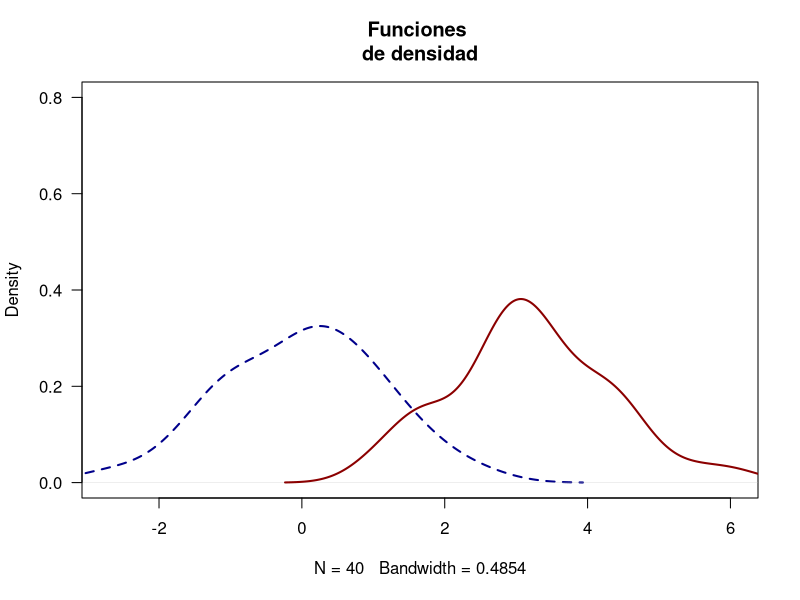
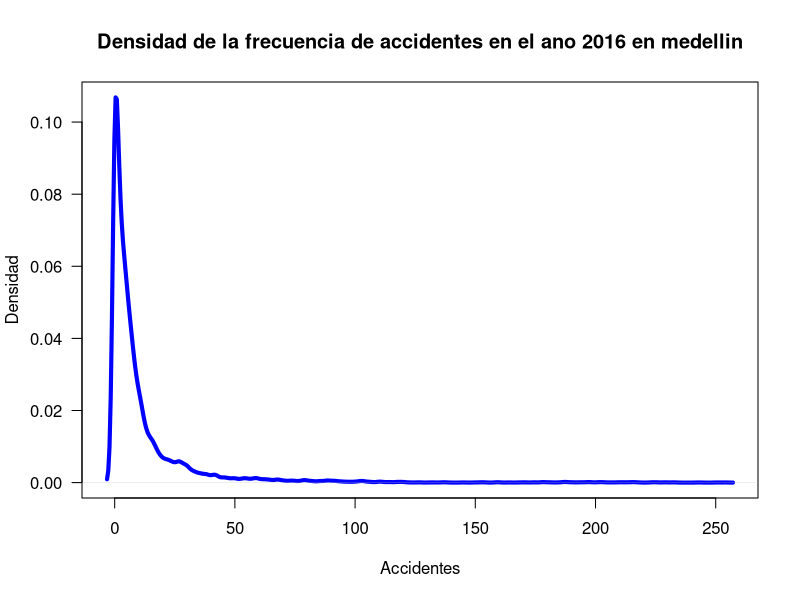

Write the R code that produced these figures, in order.
## ---- chunk 1
var1 <- rnorm(40,mean=0,sd=1)
var2 <- rnorm(40,mean=3,sd=1)


plot(density(var1),xlim=c(min(var1),max(var2)),ylim=c(0,0.8),lty=2,lwd=2,col="darkblue",main="Funciones 
de densidad", las= 1)
lines(density(var2),lwd=2,col="darkred")
## ---- chunk 2

datos<- read.csv("Accidentalidad_nueva_3.csv")
head(datos)


## ---- chunk 3
accidentes<-datos$NUMERO.ACCIDENTE
plot(density(x=accidentes), main="Densidad de la frecuencia de accidentes en el ano 2016 en medellin", xlab="Accidentes", ylab="Densidad", lwd=4, col="blue", las=1)
